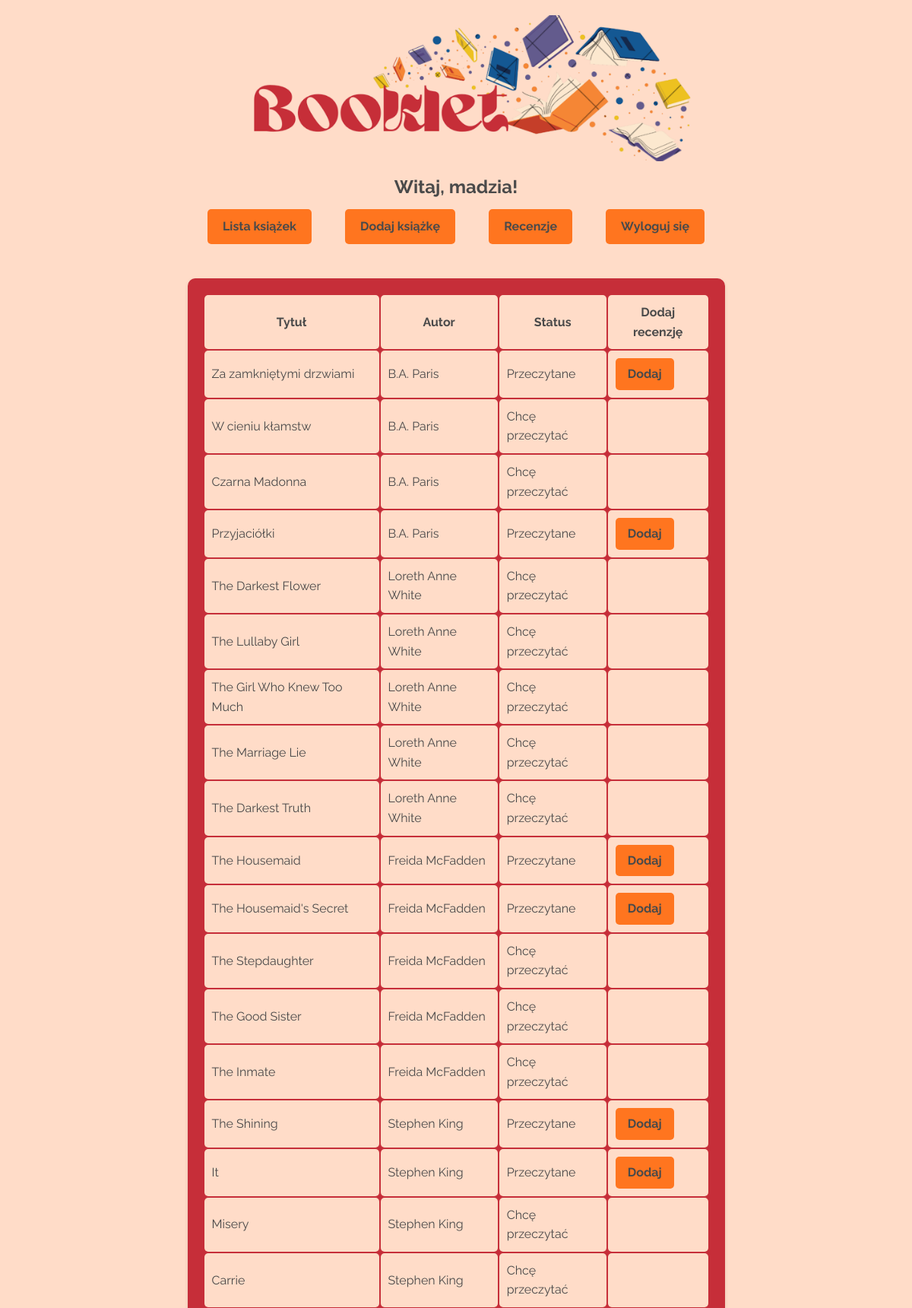
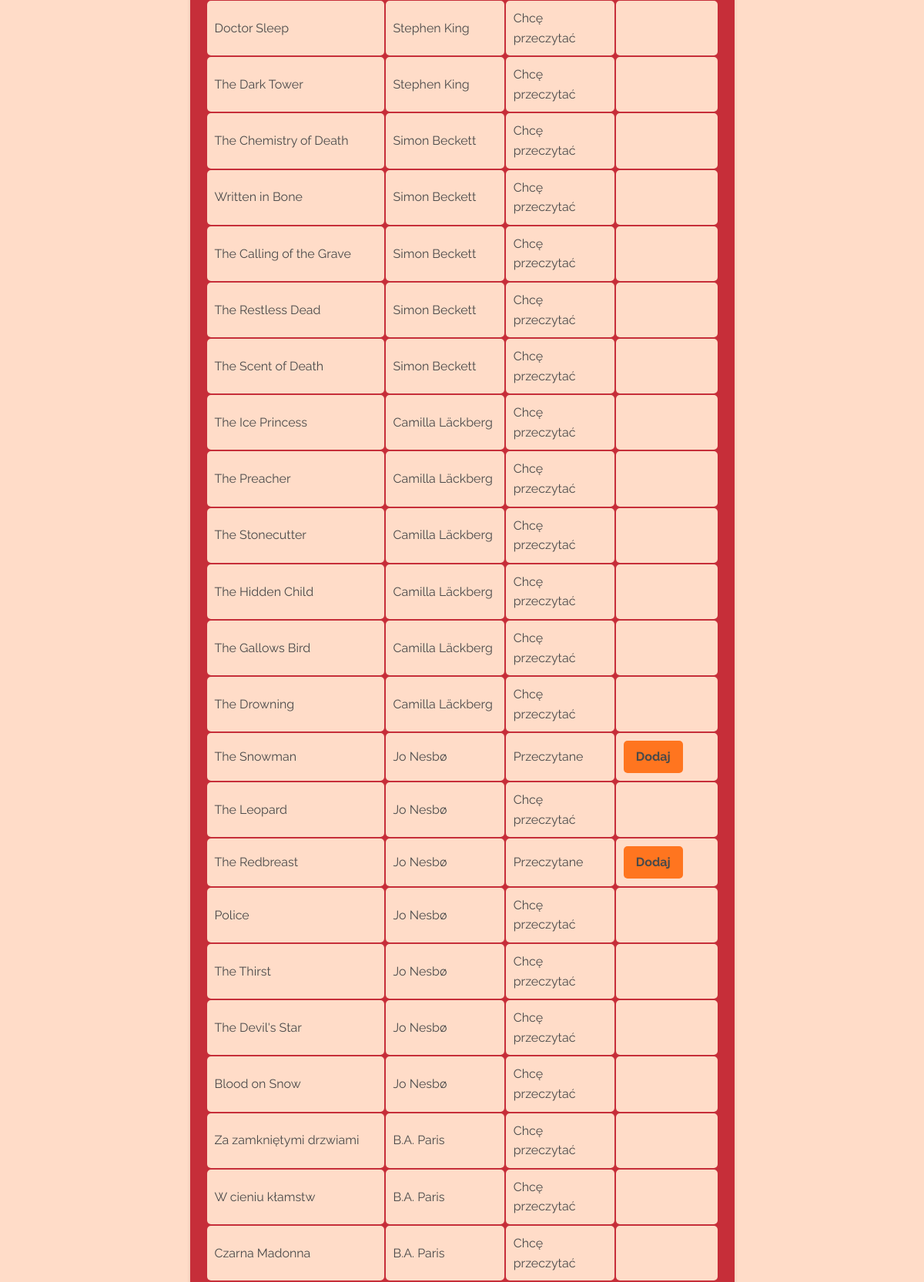
The app's page /books/ (signed in, upper part) with its own data (2 pictures, top to bottom).
### booktracker/models.py (models this page shows, shortened)
class Book(models.Model):
    title = models.CharField(max_length=200)
    author = models.CharField(max_length=200)
    description = models.TextField()
    status = models.CharField(max_length=10, choices=BookStatus.choices, default=BookStatus.TO_READ)

### booktracker/views.py (the view)
# urls.py: path('books/', views.book_list, name='book_list'),# lista książek
def book_list(request):
    books = Book.objects.all()
    return render(request, 'books/book_list.html', {'books': books})

### booktracker/templates/books/book_list.html (shortened to what this page needs)
{% extends 'base.html' %}
{% block content %}
    <table>
        <thead>
            <tr>
                <th>Tytuł</th>
                <th>Autor</th>
                <th>Status</th>
                <th>Dodaj recenzję</th>
            </tr>
        </thead>
        <tbody>
            {% for book in books %}
            <tr>
                <td>{{ book.title }}</td>
                <td>{{ book.author }}</td>
                <td>{{ book.get_status_display }}</td>
                <td>
                    {% if book.get_status_display == 'Przeczytane' or book.get_status_display == 'Teraz czytam' %}
                        <a href="{% url 'add_review' book.id %}" class="btn btn-success">Dodaj</a>
                    {% endif %}
                </td>
            </tr>
            {% empty %}
            <tr>
                <td colspan="4">No books available.</td>
            </tr>
            {% endfor %}
        </tbody>
    </table>
{% endblock %}

### booktracker/templates/base.html (shortened to what this page needs)
{% load static %}
<!DOCTYPE html>
<html lang="en">
<head>
    <link rel="stylesheet" type="text/css" href="{% static 'css/style.css' %}">
</head>
<body>
    <header class="logo-container">
        <a href="{% url 'home' %}">
            <img src="{% static 'images/header_img.png' %}" alt="Booklet Logo" class="logo">
        </a>
    </header>
    <div class="nav-links">
        <nav>
            {% if user.is_authenticated %}
                <h1 class="welcome-text">Witaj, {{ user.username }}!</h1>
                <a href="{% url 'book_list' %}" class="btn btn-primary">Lista książek</a>
                <a href="{% url 'add_book' %}" class="btn btn-info">Dodaj książkę</a>
                <a href="{% url 'book_reviews' %}" class="btn btn-secondary">Recenzje</a>
                <a href="{% url 'logout' %}" class="btn btn-danger">Wyloguj się</a>
            {% else %}
                <a href="{% url 'login' %}" class="btn btn-primary">Zaloguj się</a> |
                <a href="{% url 'register' %}" class="btn btn-secondary">Zarejestruj się</a>
            {% endif %}
        </nav>
    </div>
    <main>
        {% block content %}
        {% endblock %}
    </main>
</body>
</html>

### booktracker/static/css/style.css (style rules this page uses)
* { margin: 0; padding: 0; box-sizing: border-box; }
body { font-family: 'Raleway', sans-serif; margin: 0; padding: 0; box-sizing: border-box; display: flex; flex-direction: column; align-items: center; justify-content: flex-start; min-height: 100vh; background-color: #ffdcc8 !important; color: #4a4a4a; line-height: 1.6; }
header { background-size: cover; background-position: center; color: #ffdcc8; text-align: center; padding: 135px 0; border-radius: 10px; margin-bottom: 0px; }
.nav-links { text-align: center; margin-top: 0px; }
nav a { display: inline-block; margin: 10px 20px; }
table { background-color: #c62e39; padding: 20px; border-radius: 10px; box-shadow: 0 2px 5px rgba(0, 0, 0, 0.1); width: 100%; max-width: 707px; max-height: 500px; margin: 20px auto; overflow-y: auto; }
th { background-color: #ffdcc8; padding: 10px; text-align: center; border-radius: 5px; }
td { padding: 10px; border-radius: 5px; background-color: #ffdcc8; text-align: left; }
a.btn { text-decoration: none; padding: 8px 16px; background-color: #ff751f; color: #4a4a4a; font-weight: bold; border-radius: 5px; display: inline-block; justify-content: center; }
.btn { padding: 10px 20px; font-size: 16px; background-color: #ff751f; color: #4a4a4a; border: none; border-radius: 5px; cursor: pointer; }
.logo-container { text-align: center; margin-top: 0; padding-top: 20px; height: auto; }
header { margin: 0; padding: 0; }
.logo { max-width: 100%; height: auto; display: block; margin: 0 auto; }
.nav-links { display: flex; justify-content: center; gap: 20px; padding: 15px 0; background-color: #ffdcc8; margin-top: -15px; }
.nav-links .btn { padding: 10px 20px; font-size: 16px; border-radius: 5px; text-align: center; display: inline-block; color: #c62e39; background-color: #ff751f; }
.nav-links .btn-primary { background-color: #ff751f; color: #4a4a4a; }
.nav-links .btn-secondary { background-color: #ff751f; color: #4a4a4a; }
.nav-links .btn-danger { background-color: #ff751f; color: #4a4a4a; }
.nav-links .btn-info { background-color: #ff751f; color: #4a4a4a; }

### records on screen
Book: title "Za zamkniętymi drzwiami", author "B.A. Paris", status "Przeczytane", shows "Dodaj"
Book: title "W cieniu kłamstw", author "B.A. Paris", status "Chcę przeczytać"
Book: title "Czarna Madonna", author "B.A. Paris", status "Chcę przeczytać"
Book: title "Przyjaciółki", author "B.A. Paris", status "Przeczytane", shows "Dodaj"
Book: title "The Darkest Flower", author "Loreth Anne White", status "Chcę przeczytać"
Book: title "The Lullaby Girl", author "Loreth Anne White", status "Chcę przeczytać"
Book: title "The Girl Who Knew Too Much", author "Loreth Anne White", status "Chcę przeczytać"
Book: title "The Marriage Lie", author "Loreth Anne White", status "Chcę przeczytać"
Book: title "The Darkest Truth", author "Loreth Anne White", status "Chcę przeczytać"
Book: title "The Housemaid", author "Freida McFadden", status "Przeczytane", shows "Dodaj"
Book: title "The Housemaid's Secret", author "Freida McFadden", status "Przeczytane", shows "Dodaj"
Book: title "The Stepdaughter", author "Freida McFadden", status "Chcę przeczytać"
Book: title "The Good Sister", author "Freida McFadden", status "Chcę przeczytać"
Book: title "The Inmate", author "Freida McFadden", status "Chcę przeczytać"
Book: title "The Shining", author "Stephen King", status "Przeczytane", shows "Dodaj"
Book: title "It", author "Stephen King", status "Przeczytane", shows "Dodaj"
Book: title "Misery", author "Stephen King", status "Chcę przeczytać"
Book: title "Carrie", author "Stephen King", status "Chcę przeczytać"
Book: title "Doctor Sleep", author "Stephen King", status "Chcę przeczytać"
Book: title "The Dark Tower", author "Stephen King", status "Chcę przeczytać"
Book: title "The Chemistry of Death", author "Simon Beckett", status "Chcę przeczytać"
Book: title "Written in Bone", author "Simon Beckett", status "Chcę przeczytać"
Book: title "The Calling of the Grave", author "Simon Beckett", status "Chcę przeczytać"
Book: title "The Restless Dead", author "Simon Beckett", status "Chcę przeczytać"
Book: title "The Scent of Death", author "Simon Beckett", status "Chcę przeczytać"
Book: title "The Ice Princess", author "Camilla Läckberg", status "Chcę przeczytać"
Book: title "The Preacher", author "Camilla Läckberg", status "Chcę przeczytać"
Book: title "The Stonecutter", author "Camilla Läckberg", status "Chcę przeczytać"
Book: title "The Hidden Child", author "Camilla Läckberg", status "Chcę przeczytać"
Book: title "The Gallows Bird", author "Camilla Läckberg", status "Chcę przeczytać"
Book: title "The Drowning", author "Camilla Läckberg", status "Chcę przeczytać"
Book: title "The Snowman", author "Jo Nesbø", status "Przeczytane", shows "Dodaj"
Book: title "The Leopard", author "Jo Nesbø", status "Chcę przeczytać"
Book: title "The Redbreast", author "Jo Nesbø", status "Przeczytane", shows "Dodaj"
Book: title "Police", author "Jo Nesbø", status "Chcę przeczytać"
Book: title "The Thirst", author "Jo Nesbø", status "Chcę przeczytać"
Book: title "The Devil's Star", author "Jo Nesbø", status "Chcę przeczytać"
Book: title "Blood on Snow", author "Jo Nesbø", status "Chcę przeczytać"
Book: title "Za zamkniętymi drzwiami", author "B.A. Paris", status "Chcę przeczytać"
Book: title "W cieniu kłamstw", author "B.A. Paris", status "Chcę przeczytać"
Book: title "Czarna Madonna", author "B.A. Paris", status "Chcę przeczytać"

### other values on screen
{{ user.username }} "madzia"
